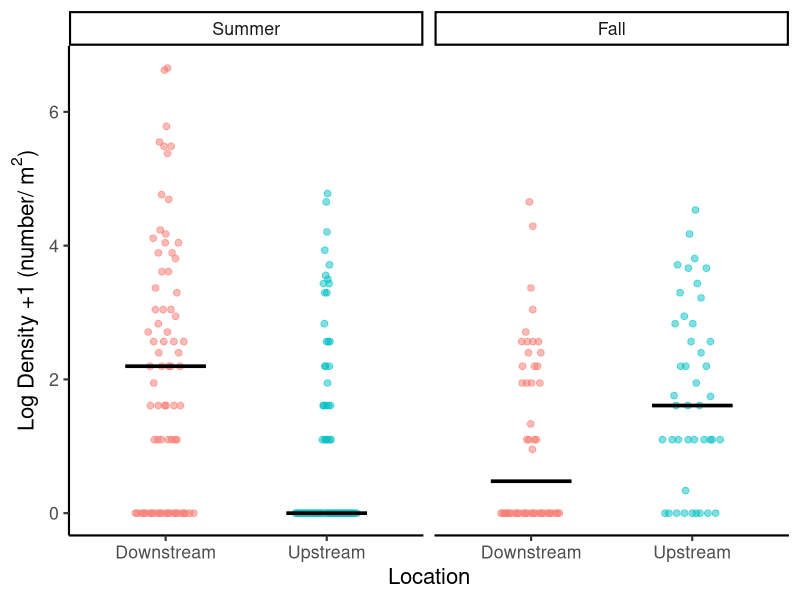
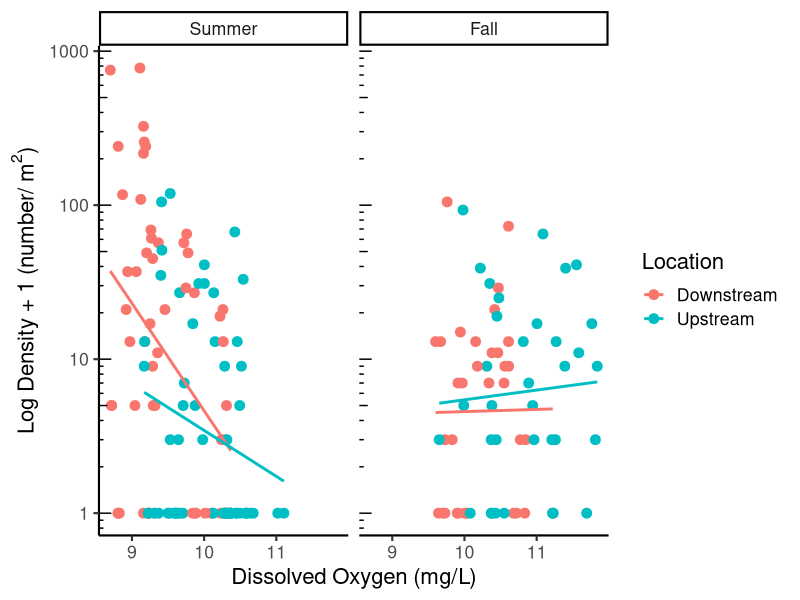

The R source for these figures, in order:
## ---- chunk 1
#| message: false

library(tidyverse) ## for readr, dplyr, ggplot2
library(vegan) ## for calculating diversity measures (you can remove this if you are not calculating diversity measures)
library(ggbeeswarm) ## for jittering points
library(flextable) ## for making formatted tables

## ---- chunk 2

env <- read_csv("data/env.csv",
                 col_types = cols(date = col_date(format = "%Y-%m-%d"),
                  
                  location = col_factor(levels = c(
                    "Downstream","Upstream")), 
                  
                  season = col_factor(levels = c("Summer","Fall")), 
                  
                  year = col_factor()
                 )) 

macros <- read_csv("data/macros.csv",
                 col_types = cols(date = col_date(format = "%Y-%m-%d"),
                  
                  location = col_factor(levels = c(
                    "Downstream","Upstream")), 
                  
                  season = col_factor(levels = c("Summer","Fall")), 
                  
                  year = col_factor()
                 )) 


master.taxa <- read_csv("data/master.taxa.csv") %>% 
  distinct()


waterQ <- read_csv("data/waterQ.csv",
                 col_types = cols(date = col_date(format = "%Y-%m-%d"),
                  
                  location = col_factor(levels = c(
                    "Downstream","Upstream")), 
                  
                  season = col_factor(levels = c("Summer","Fall")), 
                  
                  year = col_factor()
                 )) 


## ---- chunk 3

#calculate limpet density for each sampleID
limpet.density <- macros %>% 
  
  #join taxa info
  left_join(., master.taxa) %>%
  
  # Summarize for each sampleID and each family 
  # change group_by function to remove or add grouping variables as needed 
  # if you want a specific group of organisms, add that column name into 
  # the list of grouping variables (family, organism_aggr, FFG, etc)
  # then filter for the organism or group you want
  group_by(sampleID, family) %>% 
  dplyr::summarise (density = sum(invDens, na.rm = TRUE)) %>% 

  #fill in group combos where there were none present with zeros
  ungroup() %>% 
  complete(sampleID, family,
           fill = list(density = 0)) %>% 
  
  #filter for limpets
  filter(family == "Ancylidae")

#get sample info
sample.info <- macros %>%
  select(date, sampleID, season, year, location, benthicArea) %>% 
  distinct()

#add sample info back to density data
limpet.density <- left_join(limpet.density, sample.info)


#select desired variables from env
env2 <- env %>% 
  select(date, sampleID, season, year, location, 
         depth, per_rock, pH, DO, wTemp, light, flow,
         mon.precip, mon.ADD) 

#add env variables to density data
limpet.df <- left_join(limpet.density, env2) 


## ---- chunk 4

table.sum <- limpet.df %>% 
  
  #summarize by date, year, season, location (to get number of microhabs sampled per date)
  group_by(date, season, location) %>% 
    summarize(
      area = sum(benthicArea),
      samples = n()
      ) %>% 


  #summarize by season, year, location 
  group_by(season, location) %>% 
    summarize(
      dates = str_c(date, collapse = ", "),
      samples = sum(samples),
      area = sum(area),
      )  

table.sum

## ---- chunk 5
#| include: false

#create the formatted
ft <- flextable(table.sum)

#create header labels
ft <- set_header_labels(ft,
                        season = "Season",
                        location = "Location",
                        dates = "Sampling Dates",
                        samples = "# of Samples",
                        area = "Total Area Sampled (m^2)"
                        )


#bold the headings
ft <- bold(ft, part="header")

ft <- merge_v(ft, j = ~ season)

#set table properties
ft <- set_table_properties(ft, layout = "autofit", width = 1)

#center columns
ft <- align(ft, align = "center", part = "all" )


#add lines between year x season
ft <- theme_vanilla(ft) %>% 
  fontsize(size = 10)

ft <- fix_border_issues(ft)

#print table
ft

#send to MS Word if desired
#comment out or delete the line below before you knit an R Markdown document
print(ft, preview = "docx") # can change this to "html" or "pptx"

#see https://davidgohel.github.io/flextable/ for more information and formatting options


## ---- chunk 6

# the code below will calculate descriptive statistics for a variable of interest grouped by another variable

density.sum <- limpet.df %>% # put the name of the data frame here
  filter(!is.na(density)) %>% # remove missing values from the variable of interest
  group_by(season, location) %>% # put the name of the grouping variable(s) here
  summarize(mean = mean(density), # put the name of the variable you want to summarize in this & following blanks
            median = median(density), 
            SD = sd(density), 
            IQR = IQR(density), 
            min = min(density),
            max = max(density),
            N = n())

density.sum


DO.sum <- limpet.df %>% # put the name of the data frame here
  filter(!is.na(DO)) %>% # remove missing values from the variable of interest
  group_by(season, location) %>% # put the name of the grouping variable(s) here
  summarize(mean = mean(DO), # put the name of the variable you want to summarize in this & following blanks
            median = median(DO), 
            SD = sd(DO), 
            IQR = IQR(DO), 
            min = min(DO),
            max = max(DO),
            N = n())
DO.sum

## ---- chunk 7

limpet.df %>% 
 # filter(season == "Fall") %>% 

ggplot(
  data = .,   #put the data frame name here
  aes(x = location, y = log(density+1),                 #1st factor = x, continuous variable = y,
      fill = location, color = location)) +       #2nd factor = fill & color
  geom_quasirandom( 
    shape=21, size=2, alpha = 0.5, width=0.2, #play with these values as needed
    dodge.width = 1,  show.legend = FALSE) + #adjust the dodge width as needed
  stat_summary(fun = median, 
               fun.min = median, 
               fun.max = median, #change median to mean if desired
               geom = "crossbar", na.rm = TRUE,
               width = 0.5, size = 0.5, #play with these values as needed
               color = "black",
               position=position_dodge(width=1), #match this width to dodge.width above
               show.legend = FALSE) + 
  ylab(bquote("Log Density +1 (number/"~m^2*")")) +
  xlab("Location") +
  coord_cartesian(expand=TRUE) +
  theme_classic(base_size=16) +
  facet_wrap(vars(season))   #3rd factor here


## ---- chunk 8

limpet.df %>% 
ggplot(
  data = ., 
  aes(x = DO, y = density+1, color = location)) + 
  geom_point(size = 3) +                   #play with the point attributes as needed
  geom_smooth(method = "lm", se = FALSE) + #adds line of best fit
  ylab(bquote("Log Density + 1 (number/"~m^2*")")) +
  xlab("Dissolved Oxygen (mg/L)") +
  labs(color = "Location") +
  theme_classic(base_size = 16) +
  scale_y_log10() +     #changes y-axis to log-scale
  annotation_logticks(sides = "l") + # adds log-scale tick marks to the left axis 
  facet_wrap(vars(season)) 

  
## ---- chunk 9

sessionInfo()

## ---- chunk 10

#citation info for base R 
citation()

## ---- chunk 11

#citation info for base R 
citation("tidyverse")
